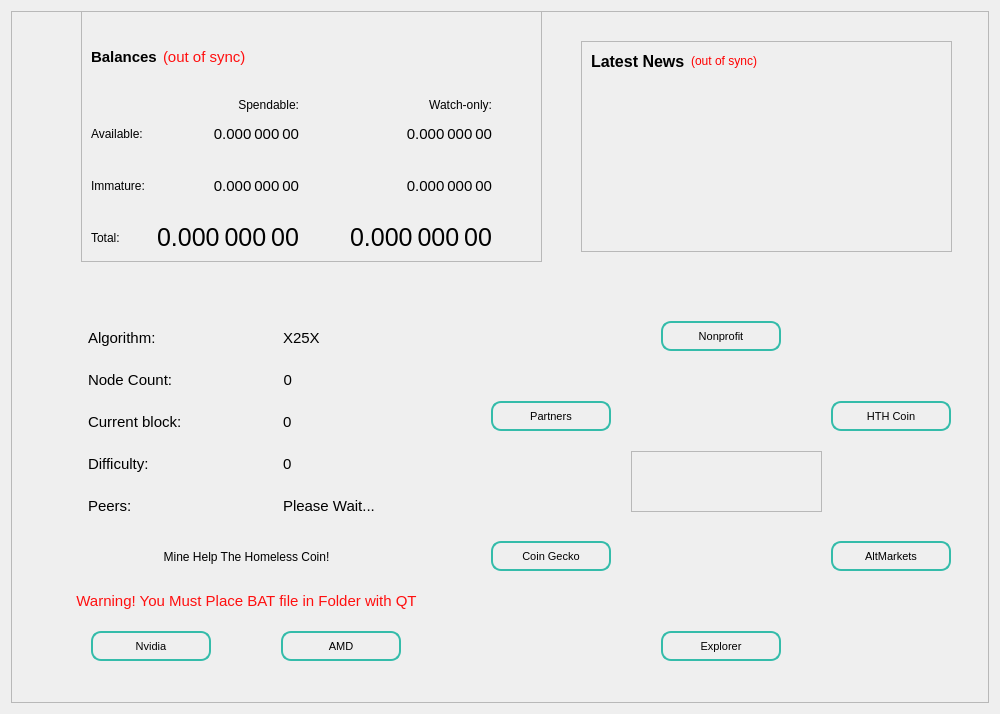
<?xml version="1.0" encoding="UTF-8"?>
<ui version="4.0">
 <class>OverviewPage</class>
 <widget class="QWidget" name="OverviewPage">
  <property name="geometry">
   <rect>
    <x>0</x>
    <y>0</y>
    <width>1000</width>
    <height>714</height>
   </rect>
  </property>
  <property name="sizePolicy">
   <sizepolicy hsizetype="Preferred" vsizetype="Preferred">
    <horstretch>0</horstretch>
    <verstretch>0</verstretch>
   </sizepolicy>
  </property>
  <property name="minimumSize">
   <size>
    <width>1000</width>
    <height>0</height>
   </size>
  </property>
  <property name="maximumSize">
   <size>
    <width>1000</width>
    <height>16777215</height>
   </size>
  </property>
  <property name="windowTitle">
   <string>Form</string>
  </property>
  <layout class="QVBoxLayout" name="topLayout">
   <item>
    <widget class="QFrame" name="frame">
     <property name="frameShape">
      <enum>QFrame::StyledPanel</enum>
     </property>
     <property name="frameShadow">
      <enum>QFrame::Raised</enum>
     </property>
     <widget class="QFrame" name="frameBlockchainInfo_2">
      <property name="geometry">
       <rect>
        <x>0</x>
        <y>300</y>
        <width>461</width>
        <height>231</height>
       </rect>
      </property>
      <property name="styleSheet">
       <string notr="true">border: transparent</string>
      </property>
      <property name="frameShape">
       <enum>QFrame::StyledPanel</enum>
      </property>
      <property name="frameShadow">
       <enum>QFrame::Raised</enum>
      </property>
      <layout class="QVBoxLayout" name="verticalLayout_19">
       <property name="bottomMargin">
        <number>0</number>
       </property>
       <item>
        <widget class="QFrame" name="frameBlockchainInfoData_3">
         <property name="styleSheet">
          <string notr="true">border: transparent;
; font-size: 15px;</string>
         </property>
         <property name="frameShape">
          <enum>QFrame::StyledPanel</enum>
         </property>
         <property name="frameShadow">
          <enum>QFrame::Raised</enum>
         </property>
         <layout class="QGridLayout" name="gridLayout_5">
          <item row="2" column="1">
           <widget class="QLabel" name="countLabelDIP3">
            <property name="sizePolicy">
             <sizepolicy hsizetype="Fixed" vsizetype="Fixed">
              <horstretch>0</horstretch>
              <verstretch>0</verstretch>
             </sizepolicy>
            </property>
            <property name="text">
             <string>0</string>
            </property>
            <property name="alignment">
             <set>Qt::AlignRight|Qt::AlignTrailing|Qt::AlignVCenter</set>
            </property>
           </widget>
          </item>
          <item row="11" column="0">
           <widget class="QLabel" name="labelMN">
            <property name="text">
             <string>Peers:</string>
            </property>
           </widget>
          </item>
          <item row="0" column="1">
           <widget class="QLabel" name="label_Algo_1">
            <property name="minimumSize">
             <size>
              <width>110</width>
              <height>0</height>
             </size>
            </property>
            <property name="maximumSize">
             <size>
              <width>130</width>
              <height>16777215</height>
             </size>
            </property>
            <property name="styleSheet">
             <string notr="true"/>
            </property>
            <property name="text">
             <string>X25X</string>
            </property>
            <property name="alignment">
             <set>Qt::AlignVCenter</set>
            </property>
           </widget>
          </item>
          <item row="10" column="0">
           <spacer name="verticalSpacer_5">
            <property name="orientation">
             <enum>Qt::Vertical</enum>
            </property>
            <property name="sizeHint" stdset="0">
             <size>
              <width>20</width>
              <height>40</height>
             </size>
            </property>
           </spacer>
          </item>
          <item row="8" column="0">
           <spacer name="verticalSpacer_4">
            <property name="orientation">
             <enum>Qt::Vertical</enum>
            </property>
            <property name="sizeHint" stdset="0">
             <size>
              <width>20</width>
              <height>40</height>
             </size>
            </property>
           </spacer>
          </item>
          <item row="12" column="0">
           <spacer name="verticalSpacer_3">
            <property name="orientation">
             <enum>Qt::Vertical</enum>
            </property>
            <property name="sizeHint" stdset="0">
             <size>
              <width>20</width>
              <height>40</height>
             </size>
            </property>
           </spacer>
          </item>
          <item row="9" column="1">
           <widget class="QLabel" name="label_Nethash_value_3">
            <property name="text">
             <string>0</string>
            </property>
            <property name="alignment">
             <set>Qt::AlignVCenter</set>
            </property>
           </widget>
          </item>
          <item row="2" column="0">
           <widget class="QLabel" name="label_count_3">
            <property name="text">
             <string>Node Count:</string>
            </property>
           </widget>
          </item>
          <item row="11" column="1">
           <widget class="QLabel" name="label_count_2">
            <property name="styleSheet">
             <string notr="true">;</string>
            </property>
            <property name="text">
             <string>Please Wait...</string>
            </property>
           </widget>
          </item>
          <item row="9" column="0">
           <widget class="QLabel" name="label_Nethash_3">
            <property name="styleSheet">
             <string notr="true"/>
            </property>
            <property name="text">
             <string>Difficulty:</string>
            </property>
            <property name="alignment">
             <set>Qt::AlignVCenter</set>
            </property>
           </widget>
          </item>
          <item row="3" column="0">
           <spacer name="verticalSpacer_2">
            <property name="orientation">
             <enum>Qt::Vertical</enum>
            </property>
            <property name="sizeHint" stdset="0">
             <size>
              <width>20</width>
              <height>40</height>
             </size>
            </property>
           </spacer>
          </item>
          <item row="1" column="0">
           <spacer name="verticalSpacer">
            <property name="orientation">
             <enum>Qt::Vertical</enum>
            </property>
            <property name="sizeHint" stdset="0">
             <size>
              <width>20</width>
              <height>40</height>
             </size>
            </property>
           </spacer>
          </item>
          <item row="7" column="1">
           <widget class="QLabel" name="label_CurrentBlock_value_3">
            <property name="minimumSize">
             <size>
              <width>110</width>
              <height>0</height>
             </size>
            </property>
            <property name="maximumSize">
             <size>
              <width>130</width>
              <height>16777215</height>
             </size>
            </property>
            <property name="styleSheet">
             <string notr="true"/>
            </property>
            <property name="text">
             <string>0</string>
            </property>
            <property name="alignment">
             <set>Qt::AlignVCenter</set>
            </property>
           </widget>
          </item>
          <item row="0" column="0">
           <widget class="QLabel" name="label_Algo">
            <property name="minimumSize">
             <size>
              <width>110</width>
              <height>0</height>
             </size>
            </property>
            <property name="maximumSize">
             <size>
              <width>130</width>
              <height>16777215</height>
             </size>
            </property>
            <property name="styleSheet">
             <string notr="true"/>
            </property>
            <property name="text">
             <string>Algorithm:</string>
            </property>
            <property name="alignment">
             <set>Qt::AlignVCenter</set>
            </property>
           </widget>
          </item>
          <item row="7" column="0">
           <widget class="QLabel" name="label_CurrentBlock">
            <property name="minimumSize">
             <size>
              <width>110</width>
              <height>0</height>
             </size>
            </property>
            <property name="maximumSize">
             <size>
              <width>130</width>
              <height>16777215</height>
             </size>
            </property>
            <property name="styleSheet">
             <string notr="true"/>
            </property>
            <property name="text">
             <string>Current block:</string>
            </property>
            <property name="alignment">
             <set>Qt::AlignVCenter</set>
            </property>
           </widget>
          </item>
         </layout>
        </widget>
       </item>
      </layout>
     </widget>
     <widget class="QPushButton" name="pushButton_Website_4">
      <property name="geometry">
       <rect>
        <x>480</x>
        <y>390</y>
        <width>120</width>
        <height>30</height>
       </rect>
      </property>
      <property name="minimumSize">
       <size>
        <width>100</width>
        <height>30</height>
       </size>
      </property>
      <property name="maximumSize">
       <size>
        <width>120</width>
        <height>30</height>
       </size>
      </property>
      <property name="toolTip">
       <string>Visit HTH Partners and Donate Today!!!!!!!!</string>
      </property>
      <property name="styleSheet">
       <string notr="true">border-style: solid;
border-width: 2px;
border-color: #34bcaa;
border-radius: 10px;
font-size: 11px;</string>
      </property>
      <property name="text">
       <string>Partners</string>
      </property>
     </widget>
     <widget class="QPushButton" name="pushButton_Website_1">
      <property name="geometry">
       <rect>
        <x>820</x>
        <y>390</y>
        <width>120</width>
        <height>30</height>
       </rect>
      </property>
      <property name="minimumSize">
       <size>
        <width>100</width>
        <height>30</height>
       </size>
      </property>
      <property name="maximumSize">
       <size>
        <width>120</width>
        <height>0</height>
       </size>
      </property>
      <property name="sizeIncrement">
       <size>
        <width>0</width>
        <height>0</height>
       </size>
      </property>
      <property name="toolTip">
       <string>Visit Help The Homeless Coin Website</string>
      </property>
      <property name="styleSheet">
       <string notr="true">border-style: solid;
border-width: 2px;
border-color: #34bcaa;
border-radius: 10px;
font-size: 11px;</string>
      </property>
      <property name="text">
       <string>HTH Coin</string>
      </property>
     </widget>
     <widget class="QPushButton" name="pushButton_Website">
      <property name="geometry">
       <rect>
        <x>650</x>
        <y>310</y>
        <width>120</width>
        <height>30</height>
       </rect>
      </property>
      <property name="minimumSize">
       <size>
        <width>100</width>
        <height>30</height>
       </size>
      </property>
      <property name="maximumSize">
       <size>
        <width>120</width>
        <height>30</height>
       </size>
      </property>
      <property name="toolTip">
       <string>Visit Help The Homeless Worldwide A NJ Nonprofit Corporation</string>
      </property>
      <property name="styleSheet">
       <string notr="true">border-style: solid;
border-width: 2px;
border-color: #34bcaa;
border-radius: 10px;
font-size: 11px;</string>
      </property>
      <property name="text">
       <string>Nonprofit</string>
      </property>
     </widget>
     <widget class="QPushButton" name="pushButton_Website_3">
      <property name="geometry">
       <rect>
        <x>650</x>
        <y>620</y>
        <width>120</width>
        <height>30</height>
       </rect>
      </property>
      <property name="minimumSize">
       <size>
        <width>100</width>
        <height>30</height>
       </size>
      </property>
      <property name="maximumSize">
       <size>
        <width>120</width>
        <height>30</height>
       </size>
      </property>
      <property name="toolTip">
       <string>Visit Help The Homeless Coin Explorer and Track Your HTH Coins</string>
      </property>
      <property name="styleSheet">
       <string notr="true">border-style: solid;
border-width: 2px;
border-color: #34bcaa;
border-radius: 10px;
font-size: 11px;</string>
      </property>
      <property name="text">
       <string>Explorer</string>
      </property>
     </widget>
     <widget class="QPushButton" name="pushButton_Website_2">
      <property name="geometry">
       <rect>
        <x>820</x>
        <y>530</y>
        <width>120</width>
        <height>30</height>
       </rect>
      </property>
      <property name="minimumSize">
       <size>
        <width>100</width>
        <height>30</height>
       </size>
      </property>
      <property name="maximumSize">
       <size>
        <width>120</width>
        <height>30</height>
       </size>
      </property>
      <property name="toolTip">
       <string>&lt;html&gt;&lt;head/&gt;&lt;body&gt;&lt;p&gt;Visit AltMarkets Exchange and Trade Help The Homeless Coin Today!&lt;/p&gt;&lt;/body&gt;&lt;/html&gt;</string>
      </property>
      <property name="styleSheet">
       <string notr="true">border-style: solid;
border-width: 2px;
border-color: #34bcaa;
border-radius: 10px;
font-size: 11px;</string>
      </property>
      <property name="text">
       <string>AltMarkets</string>
      </property>
     </widget>
     <widget class="QPushButton" name="pushButton_Website_5">
      <property name="geometry">
       <rect>
        <x>480</x>
        <y>530</y>
        <width>120</width>
        <height>30</height>
       </rect>
      </property>
      <property name="minimumSize">
       <size>
        <width>100</width>
        <height>30</height>
       </size>
      </property>
      <property name="maximumSize">
       <size>
        <width>120</width>
        <height>30</height>
       </size>
      </property>
      <property name="toolTip">
       <string>&lt;html&gt;&lt;head/&gt;&lt;body&gt;&lt;p&gt;Visit Coin Gecko for value of Help The Homeless Coin&lt;/p&gt;&lt;/body&gt;&lt;/html&gt;</string>
      </property>
      <property name="styleSheet">
       <string notr="true">border-style: solid;
border-width: 2px;
border-color: #34bcaa;
border-radius: 10px;
font-size: 11px;</string>
      </property>
      <property name="text">
       <string>Coin Gecko</string>
      </property>
     </widget>
     <widget class="QFrame" name="frame_2">
      <property name="geometry">
       <rect>
        <x>620</x>
        <y>440</y>
        <width>191</width>
        <height>61</height>
       </rect>
      </property>
      <property name="frameShape">
       <enum>QFrame::StyledPanel</enum>
      </property>
      <property name="frameShadow">
       <enum>QFrame::Raised</enum>
      </property>
     </widget>
     <widget class="QFrame" name="frame_3">
      <property name="geometry">
       <rect>
        <x>70</x>
        <y>0</y>
        <width>461</width>
        <height>251</height>
       </rect>
      </property>
      <property name="frameShape">
       <enum>QFrame::StyledPanel</enum>
      </property>
      <property name="frameShadow">
       <enum>QFrame::Raised</enum>
      </property>
      <layout class="QVBoxLayout" name="verticalLayout_4">
       <item>
        <layout class="QHBoxLayout" name="horizontalLayout_4">
         <property name="leftMargin">
          <number>0</number>
         </property>
         <property name="topMargin">
          <number>0</number>
         </property>
         <property name="bottomMargin">
          <number>0</number>
         </property>
         <item>
          <widget class="QLabel" name="label_5">
           <property name="font">
            <font>
             <pointsize>-1</pointsize>
             <weight>75</weight>
             <bold>true</bold>
            </font>
           </property>
           <property name="styleSheet">
            <string notr="true">font-size: 15px; font-weight: bold</string>
           </property>
           <property name="text">
            <string>Balances</string>
           </property>
          </widget>
         </item>
         <item>
          <widget class="QLabel" name="labelWalletStatus">
           <property name="toolTip">
            <string>The displayed information may be out of date. Your wallet automatically synchronizes with the Dash network after a connection is established, but this process has not completed yet.</string>
           </property>
           <property name="styleSheet">
            <string notr="true">font-size: 15px; color:rgb(255, 15, 15); </string>
           </property>
           <property name="text">
            <string notr="true">(out of sync)</string>
           </property>
           <property name="alignment">
            <set>Qt::AlignLeading|Qt::AlignLeft|Qt::AlignVCenter</set>
           </property>
          </widget>
         </item>
         <item>
          <spacer name="horizontalSpacer_3">
           <property name="orientation">
            <enum>Qt::Horizontal</enum>
           </property>
           <property name="sizeHint" stdset="0">
            <size>
             <width>40</width>
             <height>20</height>
            </size>
           </property>
          </spacer>
         </item>
        </layout>
       </item>
       <item>
        <layout class="QGridLayout" name="gridLayout">
         <property name="spacing">
          <number>12</number>
         </property>
         <item row="1" column="2">
          <spacer name="horizontalSpacer_4">
           <property name="orientation">
            <enum>Qt::Horizontal</enum>
           </property>
           <property name="sizeHint" stdset="0">
            <size>
             <width>40</width>
             <height>20</height>
            </size>
           </property>
          </spacer>
         </item>
         <item row="1" column="3">
          <widget class="QLabel" name="labelWatchAvailable">
           <property name="font">
            <font>
             <pointsize>-1</pointsize>
            </font>
           </property>
           <property name="cursor">
            <cursorShape>IBeamCursor</cursorShape>
           </property>
           <property name="toolTip">
            <string>Your current balance in watch-only addresses</string>
           </property>
           <property name="styleSheet">
            <string notr="true">font-size: 15px</string>
           </property>
           <property name="text">
            <string notr="true">0.000 000 00</string>
           </property>
           <property name="alignment">
            <set>Qt::AlignRight|Qt::AlignTrailing|Qt::AlignVCenter</set>
           </property>
           <property name="textInteractionFlags">
            <set>Qt::LinksAccessibleByMouse|Qt::TextSelectableByKeyboard|Qt::TextSelectableByMouse</set>
           </property>
          </widget>
         </item>
         <item row="3" column="1">
          <widget class="QLabel" name="labelImmature">
           <property name="font">
            <font>
             <pointsize>-1</pointsize>
            </font>
           </property>
           <property name="cursor">
            <cursorShape>IBeamCursor</cursorShape>
           </property>
           <property name="toolTip">
            <string>Mined balance that has not yet matured</string>
           </property>
           <property name="styleSheet">
            <string notr="true">font-size: 15px</string>
           </property>
           <property name="text">
            <string notr="true">0.000 000 00</string>
           </property>
           <property name="alignment">
            <set>Qt::AlignRight|Qt::AlignTrailing|Qt::AlignVCenter</set>
           </property>
           <property name="textInteractionFlags">
            <set>Qt::LinksAccessibleByMouse|Qt::TextSelectableByKeyboard|Qt::TextSelectableByMouse</set>
           </property>
          </widget>
         </item>
         <item row="2" column="2">
          <spacer name="horizontalSpacer_5">
           <property name="orientation">
            <enum>Qt::Horizontal</enum>
           </property>
           <property name="sizeHint" stdset="0">
            <size>
             <width>40</width>
             <height>20</height>
            </size>
           </property>
          </spacer>
         </item>
         <item row="2" column="4">
          <spacer name="horizontalSpacer_2">
           <property name="orientation">
            <enum>Qt::Horizontal</enum>
           </property>
           <property name="sizeHint" stdset="0">
            <size>
             <width>40</width>
             <height>20</height>
            </size>
           </property>
          </spacer>
         </item>
         <item row="3" column="3">
          <widget class="QLabel" name="labelWatchImmature">
           <property name="font">
            <font>
             <pointsize>-1</pointsize>
            </font>
           </property>
           <property name="cursor">
            <cursorShape>IBeamCursor</cursorShape>
           </property>
           <property name="toolTip">
            <string>Mined balance in watch-only addresses that has not yet matured</string>
           </property>
           <property name="styleSheet">
            <string notr="true">font-size: 15px</string>
           </property>
           <property name="text">
            <string notr="true">0.000 000 00</string>
           </property>
           <property name="alignment">
            <set>Qt::AlignRight|Qt::AlignTrailing|Qt::AlignVCenter</set>
           </property>
           <property name="textInteractionFlags">
            <set>Qt::LinksAccessibleByMouse|Qt::TextSelectableByKeyboard|Qt::TextSelectableByMouse</set>
           </property>
          </widget>
         </item>
         <item row="5" column="0">
          <widget class="QLabel" name="labelTotalText">
           <property name="text">
            <string>Total:</string>
           </property>
          </widget>
         </item>
         <item row="3" column="0">
          <widget class="QLabel" name="labelImmatureText">
           <property name="text">
            <string>Immature:</string>
           </property>
          </widget>
         </item>
         <item row="1" column="0">
          <widget class="QLabel" name="labelBalanceText">
           <property name="text">
            <string>Available:</string>
           </property>
          </widget>
         </item>
         <item row="5" column="1">
          <widget class="QLabel" name="labelTotal">
           <property name="font">
            <font>
             <pointsize>-1</pointsize>
            </font>
           </property>
           <property name="cursor">
            <cursorShape>IBeamCursor</cursorShape>
           </property>
           <property name="toolTip">
            <string>Your current total balance</string>
           </property>
           <property name="styleSheet">
            <string notr="true">font-size: 25px</string>
           </property>
           <property name="text">
            <string notr="true">0.000 000 00</string>
           </property>
           <property name="alignment">
            <set>Qt::AlignRight|Qt::AlignTrailing|Qt::AlignVCenter</set>
           </property>
           <property name="textInteractionFlags">
            <set>Qt::LinksAccessibleByMouse|Qt::TextSelectableByKeyboard|Qt::TextSelectableByMouse</set>
           </property>
          </widget>
         </item>
         <item row="0" column="1">
          <widget class="QLabel" name="labelSpendable">
           <property name="text">
            <string>Spendable:</string>
           </property>
           <property name="alignment">
            <set>Qt::AlignRight|Qt::AlignTrailing|Qt::AlignVCenter</set>
           </property>
          </widget>
         </item>
         <item row="0" column="3">
          <widget class="QLabel" name="labelWatchonly">
           <property name="text">
            <string>Watch-only:</string>
           </property>
           <property name="alignment">
            <set>Qt::AlignRight|Qt::AlignTrailing|Qt::AlignVCenter</set>
           </property>
          </widget>
         </item>
         <item row="5" column="3">
          <widget class="QLabel" name="labelWatchTotal">
           <property name="font">
            <font>
             <pointsize>-1</pointsize>
            </font>
           </property>
           <property name="cursor">
            <cursorShape>IBeamCursor</cursorShape>
           </property>
           <property name="toolTip">
            <string>Current total balance in watch-only addresses</string>
           </property>
           <property name="styleSheet">
            <string notr="true">font-size: 25px</string>
           </property>
           <property name="text">
            <string notr="true">0.000 000 00</string>
           </property>
           <property name="alignment">
            <set>Qt::AlignRight|Qt::AlignTrailing|Qt::AlignVCenter</set>
           </property>
           <property name="textInteractionFlags">
            <set>Qt::LinksAccessibleByMouse|Qt::TextSelectableByKeyboard|Qt::TextSelectableByMouse</set>
           </property>
          </widget>
         </item>
         <item row="1" column="1">
          <widget class="QLabel" name="labelBalance">
           <property name="font">
            <font>
             <pointsize>-1</pointsize>
            </font>
           </property>
           <property name="cursor">
            <cursorShape>IBeamCursor</cursorShape>
           </property>
           <property name="toolTip">
            <string>Your current spendable balance</string>
           </property>
           <property name="styleSheet">
            <string notr="true">font-size: 15px</string>
           </property>
           <property name="text">
            <string notr="true">0.000 000 00</string>
           </property>
           <property name="alignment">
            <set>Qt::AlignRight|Qt::AlignTrailing|Qt::AlignVCenter</set>
           </property>
           <property name="textInteractionFlags">
            <set>Qt::LinksAccessibleByMouse|Qt::TextSelectableByKeyboard|Qt::TextSelectableByMouse</set>
           </property>
          </widget>
         </item>
         <item row="3" column="2">
          <spacer name="horizontalSpacer_6">
           <property name="orientation">
            <enum>Qt::Horizontal</enum>
           </property>
           <property name="sizeHint" stdset="0">
            <size>
             <width>40</width>
             <height>20</height>
            </size>
           </property>
          </spacer>
         </item>
         <item row="4" column="3">
          <widget class="Line" name="lineWatchBalance">
           <property name="sizePolicy">
            <sizepolicy hsizetype="Preferred" vsizetype="Fixed">
             <horstretch>0</horstretch>
             <verstretch>0</verstretch>
            </sizepolicy>
           </property>
           <property name="minimumSize">
            <size>
             <width>140</width>
             <height>0</height>
            </size>
           </property>
           <property name="styleSheet">
            <string notr="true">background-color: transparent</string>
           </property>
           <property name="orientation">
            <enum>Qt::Horizontal</enum>
           </property>
          </widget>
         </item>
         <item row="4" column="0" colspan="2">
          <widget class="Line" name="lineSpendableBalance">
           <property name="styleSheet">
            <string notr="true">background-color: transparent</string>
           </property>
           <property name="lineWidth">
            <number>1</number>
           </property>
           <property name="orientation">
            <enum>Qt::Horizontal</enum>
           </property>
          </widget>
         </item>
        </layout>
       </item>
      </layout>
     </widget>
     <widget class="QPushButton" name="pushButton_Mine">
      <property name="geometry">
       <rect>
        <x>80</x>
        <y>620</y>
        <width>120</width>
        <height>30</height>
       </rect>
      </property>
      <property name="minimumSize">
       <size>
        <width>100</width>
        <height>30</height>
       </size>
      </property>
      <property name="maximumSize">
       <size>
        <width>120</width>
        <height>30</height>
       </size>
      </property>
      <property name="toolTip">
       <string>Mine Help The Homeless Coin with Nvidia!</string>
      </property>
      <property name="styleSheet">
       <string notr="true">border-style: solid;
border-width: 2px;
border-color: #34bcaa;
border-radius: 10px;
font-size: 11px;</string>
      </property>
      <property name="text">
       <string>Nvidia</string>
      </property>
     </widget>
     <widget class="QPushButton" name="pushButton_Mine_AMD">
      <property name="geometry">
       <rect>
        <x>270</x>
        <y>620</y>
        <width>120</width>
        <height>30</height>
       </rect>
      </property>
      <property name="minimumSize">
       <size>
        <width>100</width>
        <height>30</height>
       </size>
      </property>
      <property name="maximumSize">
       <size>
        <width>120</width>
        <height>30</height>
       </size>
      </property>
      <property name="toolTip">
       <string>Mine Help The Homeless Coin with AMD!</string>
      </property>
      <property name="styleSheet">
       <string notr="true">border-style: solid;
border-width: 2px;
border-color: #34bcaa;
border-radius: 10px;
font-size: 11px;</string>
      </property>
      <property name="text">
       <string>AMD</string>
      </property>
     </widget>
     <widget class="QLabel" name="labelMine">
      <property name="geometry">
       <rect>
        <x>120</x>
        <y>530</y>
        <width>231</width>
        <height>31</height>
       </rect>
      </property>
      <property name="text">
       <string>Mine Help The Homeless Coin!</string>
      </property>
      <property name="alignment">
       <set>Qt::AlignCenter</set>
      </property>
     </widget>
     <widget class="QLabel" name="labelMineWarning">
      <property name="geometry">
       <rect>
        <x>40</x>
        <y>580</y>
        <width>391</width>
        <height>20</height>
       </rect>
      </property>
      <property name="styleSheet">
       <string notr="true">font-size: 15px; color:rgb(255, 15, 15); </string>
      </property>
      <property name="text">
       <string>Warning! You Must Place BAT file in Folder with QT</string>
      </property>
      <property name="alignment">
       <set>Qt::AlignCenter</set>
      </property>
     </widget>
     <widget class="QFrame" name="frame_News">
      <property name="geometry">
       <rect>
        <x>570</x>
        <y>30</y>
        <width>371</width>
        <height>211</height>
       </rect>
      </property>
      <property name="minimumSize">
       <size>
        <width>0</width>
        <height>0</height>
       </size>
      </property>
      <property name="frameShape">
       <enum>QFrame::StyledPanel</enum>
      </property>
      <property name="frameShadow">
       <enum>QFrame::Raised</enum>
      </property>
      <layout class="QVBoxLayout" name="verticalLayout_3" stretch="0,0">
       <item>
        <layout class="QHBoxLayout" name="horizontalLayout_News">
         <item>
          <widget class="QLabel" name="labelNews">
           <property name="minimumSize">
            <size>
             <width>0</width>
             <height>20</height>
            </size>
           </property>
           <property name="font">
            <font>
             <pointsize>12</pointsize>
             <weight>75</weight>
             <bold>true</bold>
            </font>
           </property>
           <property name="text">
            <string>Latest News</string>
           </property>
          </widget>
         </item>
         <item>
          <widget class="QLabel" name="labelNewsStatus">
           <property name="cursor">
            <cursorShape>WhatsThisCursor</cursorShape>
           </property>
           <property name="toolTip">
            <string>The displayed information may be out of date. Your wallet automatically synchronizes with the HTH network after a connection is established, but this process has not completed yet.</string>
           </property>
           <property name="styleSheet">
            <string notr="true">QLabel { color: red; }</string>
           </property>
           <property name="text">
            <string notr="true">(out of sync)</string>
           </property>
           <property name="alignment">
            <set>Qt::AlignRight|Qt::AlignTrailing|Qt::AlignVCenter</set>
           </property>
          </widget>
         </item>
         <item>
          <spacer name="horizontalSpacer_Balance_3">
           <property name="orientation">
            <enum>Qt::Horizontal</enum>
           </property>
           <property name="sizeHint" stdset="0">
            <size>
             <width>40</width>
             <height>20</height>
            </size>
           </property>
          </spacer>
         </item>
        </layout>
       </item>
       <item>
        <widget class="QListWidget" name="listNews">
         <property name="sizePolicy">
          <sizepolicy hsizetype="Expanding" vsizetype="Expanding">
           <horstretch>0</horstretch>
           <verstretch>0</verstretch>
          </sizepolicy>
         </property>
         <property name="minimumSize">
          <size>
           <width>0</width>
           <height>0</height>
          </size>
         </property>
         <property name="sizeIncrement">
          <size>
           <width>0</width>
           <height>0</height>
          </size>
         </property>
         <property name="styleSheet">
          <string notr="true">QListView { background: transparent; }</string>
         </property>
         <property name="frameShape">
          <enum>QFrame::NoFrame</enum>
         </property>
         <property name="verticalScrollBarPolicy">
          <enum>Qt::ScrollBarAsNeeded</enum>
         </property>
         <property name="horizontalScrollBarPolicy">
          <enum>Qt::ScrollBarAsNeeded</enum>
         </property>
         <property name="selectionMode">
          <enum>QAbstractItemView::NoSelection</enum>
         </property>
         <property name="selectionBehavior">
          <enum>QAbstractItemView::SelectRows</enum>
         </property>
         <property name="verticalScrollMode">
          <enum>QAbstractItemView::ScrollPerItem</enum>
         </property>
        </widget>
       </item>
      </layout>
     </widget>
    </widget>
   </item>
  </layout>
 </widget>
 <resources/>
 <connections/>
</ui>
